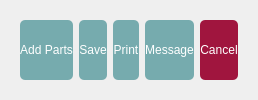
      <widget class="QWidget" name="ro_hub_buttons">
       <property name="minimumSize">
        <size>
         <width>0</width>
         <height>50</height>
        </size>
       </property>
       <layout class="QGridLayout" name="gridLayout_28">
        <item row="0" column="0">
         <widget class="QFrame" name="frame_6">
          <property name="minimumSize">
           <size>
            <width>0</width>
            <height>50</height>
           </size>
          </property>
          <property name="frameShape">
           <enum>QFrame::NoFrame</enum>
          </property>
          <property name="frameShadow">
           <enum>QFrame::Raised</enum>
          </property>
          <layout class="QGridLayout" name="gridLayout_35">
           <item row="0" column="5">
            <widget class="QPushButton" name="cancel_ro_button">
             <property name="sizePolicy">
              <sizepolicy hsizetype="Preferred" vsizetype="Preferred">
               <horstretch>0</horstretch>
               <verstretch>0</verstretch>
              </sizepolicy>
             </property>
             <property name="maximumSize">
              <size>
               <width>16777215</width>
               <height>16777215</height>
              </size>
             </property>
             <property name="styleSheet">
              <string notr="true">QPushButton {
	border-radius: 5px;
	color: #fff;
	background-color: #A0153E;
}

QPushButton:hover {
	background-color: #C49497;
	color: #fff;
	border-radius: 10px;
}</string>
             </property>
             <property name="text">
              <string>Cancel</string>
             </property>
             <property name="icon">
              <iconset resource="openauto_resources.qrc">
               <normaloff>:/resources/icons3/24x24/cil-x.png</normaloff>:/resources/icons3/24x24/cil-x.png</iconset>
             </property>
             <property name="iconSize">
              <size>
               <width>30</width>
               <height>30</height>
              </size>
             </property>
            </widget>
           </item>
           <item row="0" column="2">
            <widget class="QPushButton" name="save_ro_button">
             <property name="sizePolicy">
              <sizepolicy hsizetype="Preferred" vsizetype="Preferred">
               <horstretch>0</horstretch>
               <verstretch>0</verstretch>
              </sizepolicy>
             </property>
             <property name="minimumSize">
              <size>
               <width>0</width>
               <height>0</height>
              </size>
             </property>
             <property name="maximumSize">
              <size>
               <width>16777215</width>
               <height>16777215</height>
              </size>
             </property>
             <property name="styleSheet">
              <string notr="true">QPushButton {
	border-radius: 5px;
	color: #fff;
	background-color: #76ABAE;
}

QPushButton:hover {
	background-color: #828786;
	color: #fff;
	border-radius: 10px;
}</string>
             </property>
             <property name="text">
              <string>Save</string>
             </property>
             <property name="icon">
              <iconset resource="openauto_resources.qrc">
               <normaloff>:/resources/icons3/24x24/cil-save.png</normaloff>:/resources/icons3/24x24/cil-save.png</iconset>
             </property>
             <property name="iconSize">
              <size>
               <width>30</width>
               <height>30</height>
              </size>
             </property>
            </widget>
           </item>
           <item row="0" column="4">
            <widget class="QPushButton" name="message_customer_button">
             <property name="sizePolicy">
              <sizepolicy hsizetype="Preferred" vsizetype="Preferred">
               <horstretch>0</horstretch>
               <verstretch>0</verstretch>
              </sizepolicy>
             </property>
             <property name="maximumSize">
              <size>
               <width>16777215</width>
               <height>16777215</height>
              </size>
             </property>
             <property name="styleSheet">
              <string notr="true">QPushButton {
	border-radius: 5px;
	color: #fff;
	background-color: #76ABAE;
}

QPushButton:hover {
	background-color: #828786;
	color: #fff;
	border-radius: 10px;
}</string>
             </property>
             <property name="text">
              <string>Message</string>
             </property>
             <property name="icon">
              <iconset resource="openauto_resources.qrc">
               <normaloff>:/resources/icons3/24x24/cil-speech.png</normaloff>:/resources/icons3/24x24/cil-speech.png</iconset>
             </property>
             <property name="iconSize">
              <size>
               <width>30</width>
               <height>30</height>
              </size>
             </property>
            </widget>
           </item>
           <item row="0" column="1">
            <widget class="QPushButton" name="order_parts_button">
             <property name="sizePolicy">
              <sizepolicy hsizetype="Preferred" vsizetype="Preferred">
               <horstretch>0</horstretch>
               <verstretch>0</verstretch>
              </sizepolicy>
             </property>
             <property name="maximumSize">
              <size>
               <width>16777215</width>
               <height>16777215</height>
              </size>
             </property>
             <property name="styleSheet">
              <string notr="true">QPushButton {
	border-radius: 5px;
	color: #fff;
	background-color: #76ABAE;
}

QPushButton:hover {
	background-color: #828786;
	color: #fff;
	border-radius: 10px;
}</string>
             </property>
             <property name="text">
              <string>Add Parts</string>
             </property>
             <property name="icon">
              <iconset resource="openauto_resources.qrc">
               <normaloff>:/resources/icons3/24x24/cil-plus.png</normaloff>:/resources/icons3/24x24/cil-plus.png</iconset>
             </property>
             <property name="iconSize">
              <size>
               <width>30</width>
               <height>30</height>
              </size>
             </property>
            </widget>
           </item>
           <item row="0" column="3">
            <widget class="QPushButton" name="print_ro_button">
             <property name="sizePolicy">
              <sizepolicy hsizetype="Preferred" vsizetype="Preferred">
               <horstretch>0</horstretch>
               <verstretch>0</verstretch>
              </sizepolicy>
             </property>
             <property name="maximumSize">
              <size>
               <width>16777215</width>
               <height>16777215</height>
              </size>
             </property>
             <property name="styleSheet">
              <string notr="true">QPushButton {
	border-radius: 5px;
	color: #fff;
	background-color: #76ABAE;
}

QPushButton:hover {
	background-color: #828786;
	color: #fff;
	border-radius: 10px;
}</string>
             </property>
             <property name="text">
              <string>Print</string>
             </property>
             <property name="icon">
              <iconset resource="openauto_resources.qrc">
               <normaloff>:/resources/icons3/24x24/cil-print.png</normaloff>:/resources/icons3/24x24/cil-print.png</iconset>
             </property>
             <property name="iconSize">
              <size>
               <width>30</width>
               <height>30</height>
              </size>
             </property>
            </widget>
           </item>
          </layout>
         </widget>
        </item>
       </layout>
      </widget>
